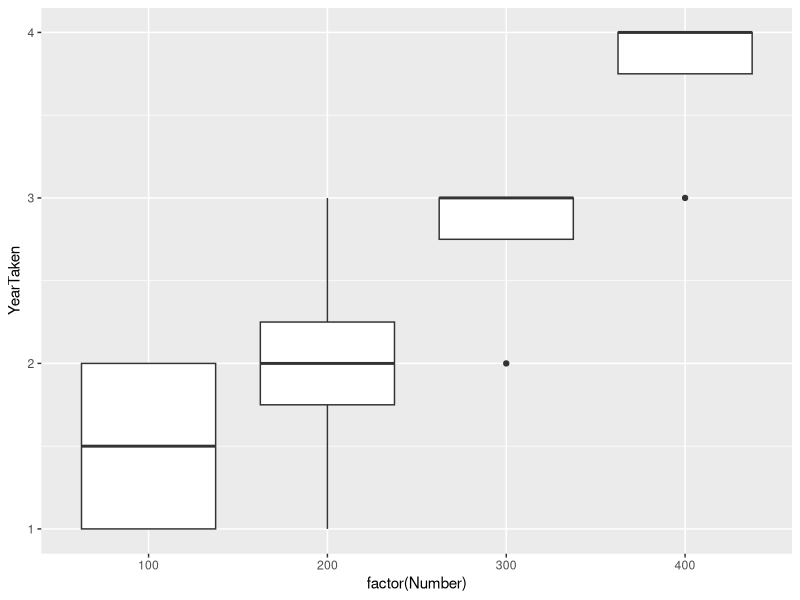
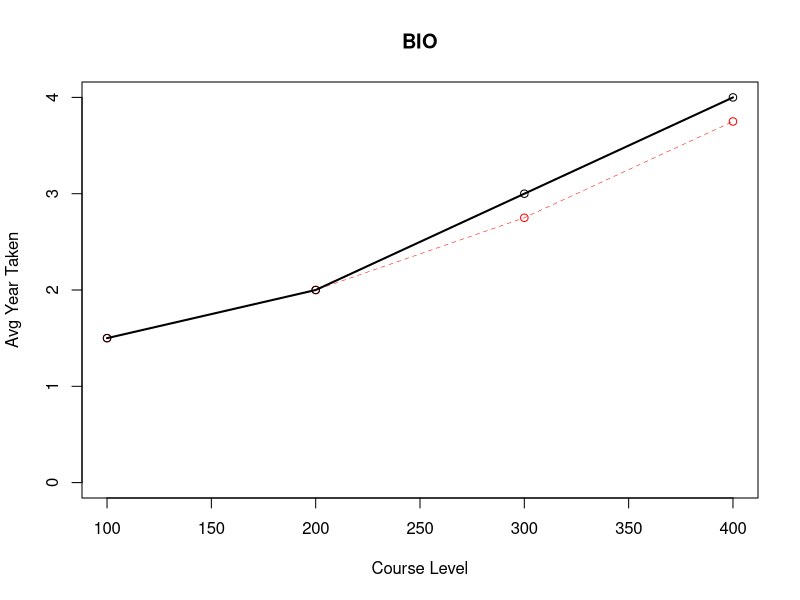
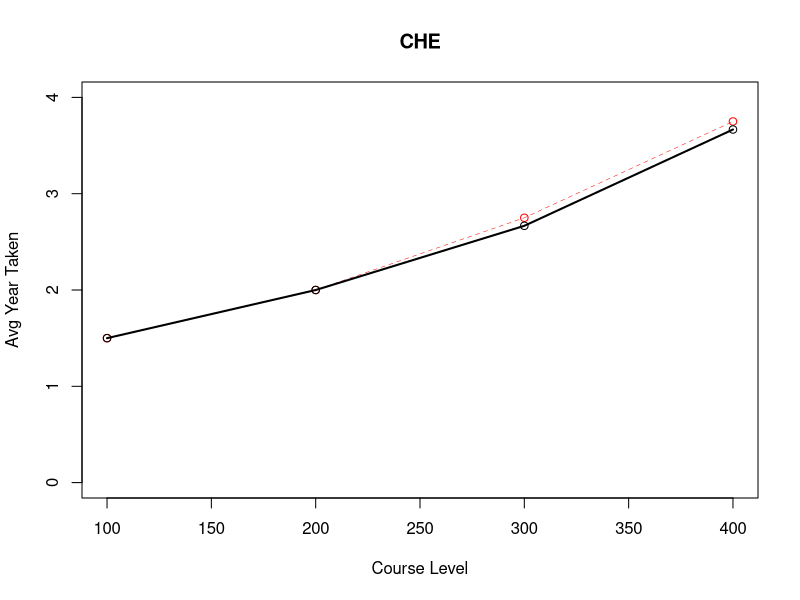

Reproduce these figures in R, in order.
# this variation takes graduates from a program and looks at their registration history within certain disciplines
# the model for this is NSC

# we need to say where the data file is--
setwd("C:/Users/deubanks/Box Sync/GitHub/CurriculumLevel") #change to your directory. Note FORWARD slashes

# load libraries
library(dplyr)
library(tidyr)
library(ggplot2)

#read data from csv, select only the three fields we care about
data <- read.csv("Grades.csv", as.is = TRUE) %>% select(Subject, Number, YearTaken)

# rounds the number to 100s. May need to adjust, e.g. if you have four-digit course numbers change 100 to 1000
data$Number <- as.integer(substr(data$Number,1,1)) * 100 #assumes a 1xx, 2xx, etc. number system

# this eliminates oddities in the data. Use accordingly
data <- data %>% filter(YearTaken >= 0, Number < 500) # you can filter the ranges here

# if you want to inspect first, this creates a box plot of the total average
ggplot(data,aes(factor(Number),YearTaken)) + geom_boxplot()

# institutional average YearTaken by course number, for reference
total <- data %>% group_by(Number) %>% summarize(Years = mean(YearTaken))

# create data for each plot, summarizing avg year taken by subject and number
plots <- data %>% group_by(Subject,Number) %>% summarize(Years = mean(YearTaken))

# fill in missing rows for plots that have missing data
# http://stackoverflow.com/questions/9996452/r-find-and-add-missing-non-existing-rows-in-time-related-data-frame
vals <- expand.grid(Number = unique(plots$Number),
                    Subject = unique(plots$Subject))
plots <- merge(vals,plots,all = TRUE)

# setwd("CHANGE TO FOLDER YOU WANT THE GRAPHS TO GO TO")

########## the loop before runs through each subject and creates a .png graph

# get the list of unique subjects 
subjects <- as.vector(unlist(plots %>% select(Subject) %>% unique()))

for (subj in subjects){

  # file names, e.g. BIO.png
  fname <- paste0(subj,".png")
  
  # you can change the size of the graph here
  png(filename = fname, width = 480, height = 480, units = "px", pointsize = 12, bg = "white")
  
  # select the one we're looking at
  t <- plots %>% filter(Subject == subj)
  
  # generate the graph
  print(plot(total$Number,total$Years, col = "red",main= subj, xlim = c(100,400), ylim = c(0,4), xlab = "Course Level",ylab ="Avg Year Taken"))
  print(lines(total$Number,total$Years, lwd = .5, col = "red", lty = 2))
  print(points(t$Number,t$Years))
  print(lines(t$Number,t$Years, lwd = 2))
  dev.off()
}

